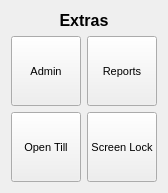
<?xml version="1.0" encoding="UTF-8"?>
<ui version="4.0">
 <class>RestaurantExtras</class>
 <widget class="QWidget" name="RestaurantExtras">
  <property name="geometry">
   <rect>
    <x>0</x>
    <y>0</y>
    <width>166</width>
    <height>191</height>
   </rect>
  </property>
  <property name="windowTitle">
   <string>Form</string>
  </property>
  <layout class="QVBoxLayout" name="verticalLayout">
   <item>
    <widget class="QLabel" name="label">
     <property name="font">
      <font>
       <pointsize>12</pointsize>
       <weight>75</weight>
       <bold>true</bold>
      </font>
     </property>
     <property name="text">
      <string>Extras</string>
     </property>
     <property name="alignment">
      <set>Qt::AlignCenter</set>
     </property>
    </widget>
   </item>
   <item>
    <layout class="QGridLayout" name="gridLayout">
     <item row="0" column="0">
      <widget class="QToolButton" name="adminButton">
       <property name="minimumSize">
        <size>
         <width>70</width>
         <height>70</height>
        </size>
       </property>
       <property name="maximumSize">
        <size>
         <width>70</width>
         <height>80</height>
        </size>
       </property>
       <property name="font">
        <font>
         <pointsize>8</pointsize>
         <weight>50</weight>
         <bold>false</bold>
        </font>
       </property>
       <property name="text">
        <string>Admin</string>
       </property>
      </widget>
     </item>
     <item row="0" column="1">
      <widget class="QToolButton" name="reportsButton">
       <property name="minimumSize">
        <size>
         <width>70</width>
         <height>70</height>
        </size>
       </property>
       <property name="maximumSize">
        <size>
         <width>70</width>
         <height>80</height>
        </size>
       </property>
       <property name="font">
        <font>
         <pointsize>8</pointsize>
         <weight>50</weight>
         <bold>false</bold>
        </font>
       </property>
       <property name="text">
        <string>Reports</string>
       </property>
      </widget>
     </item>
     <item row="1" column="0">
      <widget class="QToolButton" name="openTillButton">
       <property name="minimumSize">
        <size>
         <width>70</width>
         <height>70</height>
        </size>
       </property>
       <property name="maximumSize">
        <size>
         <width>70</width>
         <height>80</height>
        </size>
       </property>
       <property name="font">
        <font>
         <pointsize>8</pointsize>
         <weight>50</weight>
         <bold>false</bold>
        </font>
       </property>
       <property name="text">
        <string>Open Till</string>
       </property>
      </widget>
     </item>
     <item row="1" column="1">
      <widget class="QToolButton" name="screenLockButton">
       <property name="minimumSize">
        <size>
         <width>70</width>
         <height>70</height>
        </size>
       </property>
       <property name="maximumSize">
        <size>
         <width>70</width>
         <height>80</height>
        </size>
       </property>
       <property name="font">
        <font>
         <pointsize>8</pointsize>
         <weight>50</weight>
         <bold>false</bold>
        </font>
       </property>
       <property name="text">
        <string>Screen Lock</string>
       </property>
      </widget>
     </item>
    </layout>
   </item>
  </layout>
 </widget>
 <resources/>
 <connections/>
</ui>
